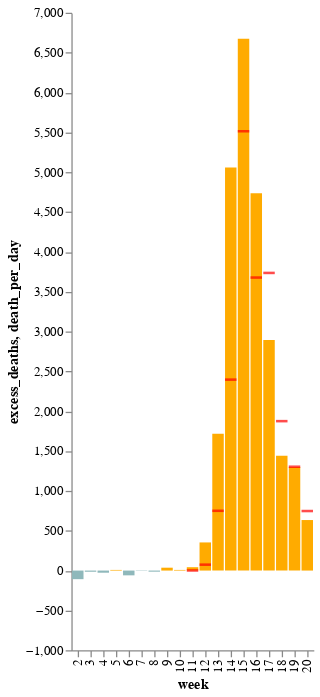

The notebook cell saved with this chart:
### Code cell
(excess_deaths_chart + covid_tick_deaths).configure_view(strokeWidth=0).configure_axis(grid=False)

### Figure 1 — Vega-Lite specification as saved in the notebook (floating-point values rounded to 4 significant figures)
{"config": {"view": {"continuousWidth": 400, "continuousHeight": 300, "strokeWidth": 0}, "axis": {"grid": false}}, "layer": [{"data": {"name": "data-1c0c7636be2c3021a9ac05f457ba1f48"}, "mark": {"type": "bar", "width": 9}, "encoding": {"color": {"condition": {"value": "#ffab00", "test": "(datum.excess_deaths > 0)"}, "value": "#8FB8BB"}, "x": {"type": "nominal", "field": "week"}, "y": {"type": "quantitative", "field": "excess_deaths"}}, "height": 500, "width": {"step": 10}}, {"data": {"name": "data-481968143d9f65841257de91eb280235"}, "mark": {"type": "tick", "color": "red", "thickness": 2}, "encoding": {"x": {"type": "nominal", "field": "week"}, "y": {"type": "quantitative", "field": "death_per_day"}}}], "$schema": "https://vega.github.io/schema/vega-lite/v4.8.1.json", "datasets": {"data-1c0c7636be2c3021a9ac05f457ba1f48": [{"country": "United States", "placename": "New York City", "frequency": "weekly", "start_date": "2020-01-05", "end_date": "2020-01-11", "year": 2020, "month": 1, "week": 2.0, "deaths": 1086, "expected_deaths": 1194.0, "excess_deaths": -108.0, "baseline": "2017-2019 weekly average"}, {"country": "United States", "placename": "New York City", "frequency": "weekly", "start_date": "2020-01-12", "end_date": "2020-01-18", "year": 2020, "month": 1, "week": 3.0, "deaths": 1130, "expected_deaths": 1145.0, "excess_deaths": -15.0, "baseline": "2017-2019 weekly average"}, {"country": "United States", "placename": "New York City", "frequency": "weekly", "start_date": "2020-01-19", "end_date": "2020-01-25", "year": 2020, "month": 1, "week": 4.0, "deaths": 1164, "expected_deaths": 1191.0, "excess_deaths": -27.0, "baseline": "2017-2019 weekly average"}, {"country": "United States", "placename": "New York City", "frequency": "weekly", "start_date": "2020-01-26", "end_date": "2020-02-01", "year": 2020, "month": 2, "week": 5.0, "deaths": 1145, "expected_deaths": 1137.0, "excess_deaths": 8.0, "baseline": "2017-2019 weekly average"}, {"country": "United States", "placename": "New York City", "frequency": "weekly", "start_date": "2020-02-02", "end_date": "2020-02-08", "year": 2020, "month": 2, "week": 6.0, "deaths": 1139, "expected_deaths": 1199.0, "excess_deaths": -60.0, "baseline": "2017-2019 weekly average"}, {"country": "United States", "placename": "New York City", "frequency": "weekly", "start_date": "2020-02-09", "end_date": "2020-02-15", "year": 2020, "month": 2, "week": 7.0, "deaths": 1119, "expected_deaths": 1123.0, "excess_deaths": -4.0, "baseline": "2017-2019 weekly average"}, {"country": "United States", "placename": "New York City", "frequency": "weekly", "start_date": "2020-02-16", "end_date": "2020-02-22", "year": 2020, "month": 2, "week": 8.0, "deaths": 1055, "expected_deaths": 1069.0, "excess_deaths": -14.0, "baseline": "2017-2019 weekly average"}, {"country": "United States", "placename": "New York City", "frequency": "weekly", "start_date": "2020-02-23", "end_date": "2020-02-29", "year": 2020, "month": 2, "week": 9.0, "deaths": 1095, "expected_deaths": 1059.0, "excess_deaths": 36.0, "baseline": "2017-2019 weekly average"}, {"country": "United States", "placename": "New York City", "frequency": "weekly", "start_date": "2020-03-01", "end_date": "2020-03-07", "year": 2020, "month": 3, "week": 10.0, "deaths": 1083, "expected_deaths": 1075.0, "excess_deaths": 8.0, "baseline": "2017-2019 weekly average"}, {"country": "United States", "placename": "New York City", "frequency": "weekly", "start_date": "2020-03-08", "end_date": "2020-03-14", "year": 2020, "month": 3, "week": 11.0, "deaths": 1120, "expected_deaths": 1078.0, "excess_deaths": 42.0, "baseline": "2017-2019 weekly average"}, {"country": "United States", "placename": "New York City", "frequency": "weekly", "start_date": "2020-03-15", "end_date": "2020-03-21", "year": 2020, "month": 3, "week": 12.0, "deaths": 1384, "expected_deaths": 1031.0, "excess_deaths": 353.0, "baseline": "2017-2019 weekly average"}, {"country": "United States", "placename": "New York City", "frequency": "weekly", "start_date": "2020-03-22", "end_date": "2020-03-28", "year": 2020, "month": 3, "week": 13.0, "deaths": 2744, "expected_deaths": 1027.0, "excess_deaths": 1717.0, "baseline": "2017-2019 weekly average"}, {"country": "United States", "placename": "New York City", "frequency": "weekly", "start_date": "2020-03-29", "end_date": "2020-04-04", "year": 2020, "month": 4, "week": 14.0, "deaths": 6080, "expected_deaths": 1023.0, "excess_deaths": 5057.0, "baseline": "2017-2019 weekly average"}, {"country": "United States", "placename": "New York City", "frequency": "weekly", "start_date": "2020-04-05", "end_date": "2020-04-11", "year": 2020, "month": 4, "week": 15.0, "deaths": 7741, "expected_deaths": 1066.0, "excess_deaths": 6675.0, "baseline": "2017-2019 weekly average"}, {"country": "United States", "placename": "New York City", "frequency": "weekly", "start_date": "2020-04-12", "end_date": "2020-04-18", "year": 2020, "month": 4, "week": 16.0, "deaths": 5747, "expected_deaths": 1011.0, "excess_deaths": 4736.0, "baseline": "2017-2019 weekly average"}, {"country": "United States", "placename": "New York City", "frequency": "weekly", "start_date": "2020-04-19", "end_date": "2020-04-25", "year": 2020, "month": 4, "week": 17.0, "deaths": 3872, "expected_deaths": 978.0, "excess_deaths": 2894.0, "baseline": "2017-2019 weekly average"}, {"country": "United States", "placename": "New York City", "frequency": "weekly", "start_date": "2020-04-26", "end_date": "2020-05-02", "year": 2020, "month": 5, "week": 18.0, "deaths": 2440, "expected_deaths": 999.0, "excess_deaths": 1441.0, "baseline": "2017-2019 weekly average"}, {"country": "United States", "placename": "New York City", "frequency": "weekly", "start_date": "2020-05-03", "end_date": "2020-05-09", "year": 2020, "month": 5, "week": 19.0, "deaths": 2286, "expected_deaths": 985.0, "excess_deaths": 1301.0, "baseline": "2017-2019 weekly average"}, {"country": "United States", "placename": "New York City", "frequency": "weekly", "start_date": "2020-05-10", "end_date": "2020-05-16", "year": 2020, "month": 5, "week": 20.0, "deaths": 1656, "expected_deaths": 1022.0, "excess_deaths": 634.0, "baseline": "2017-2019 weekly average"}], "data-481968143d9f65841257de91eb280235": [{"fips": 0.0, "cases": 643, "deaths": 1, "death_per_day": 1.0, "week": 11}, {"fips": 0.0, "cases": 15906, "deaths": 208, "death_per_day": 74.0, "week": 12}, {"fips": 0.0, "cases": 136008, "deaths": 2654, "death_per_day": 750.0, "week": 13}, {"fips": 0.0, "cases": 338405, "deaths": 13537, "death_per_day": 2396.0, "week": 14}, {"fips": 0.0, "cases": 589119, "deaths": 44539, "death_per_day": 5513.0, "week": 15}, {"fips": 0.0, "cases": 843608, "deaths": 78770, "death_per_day": 3677.0, "week": 16}, {"fips": 0.0, "cases": 1034844, "deaths": 104439, "death_per_day": 3735.0, "week": 17}, {"fips": 0.0, "cases": 1191385, "deaths": 121871, "death_per_day": 1875.0, "week": 18}, {"fips": 0.0, "cases": 1288323, "deaths": 132418, "death_per_day": 1303.0, "week": 19}, {"fips": 0.0, "cases": 1349532, "deaths": 138497, "death_per_day": 747.0, "week": 20}]}}
